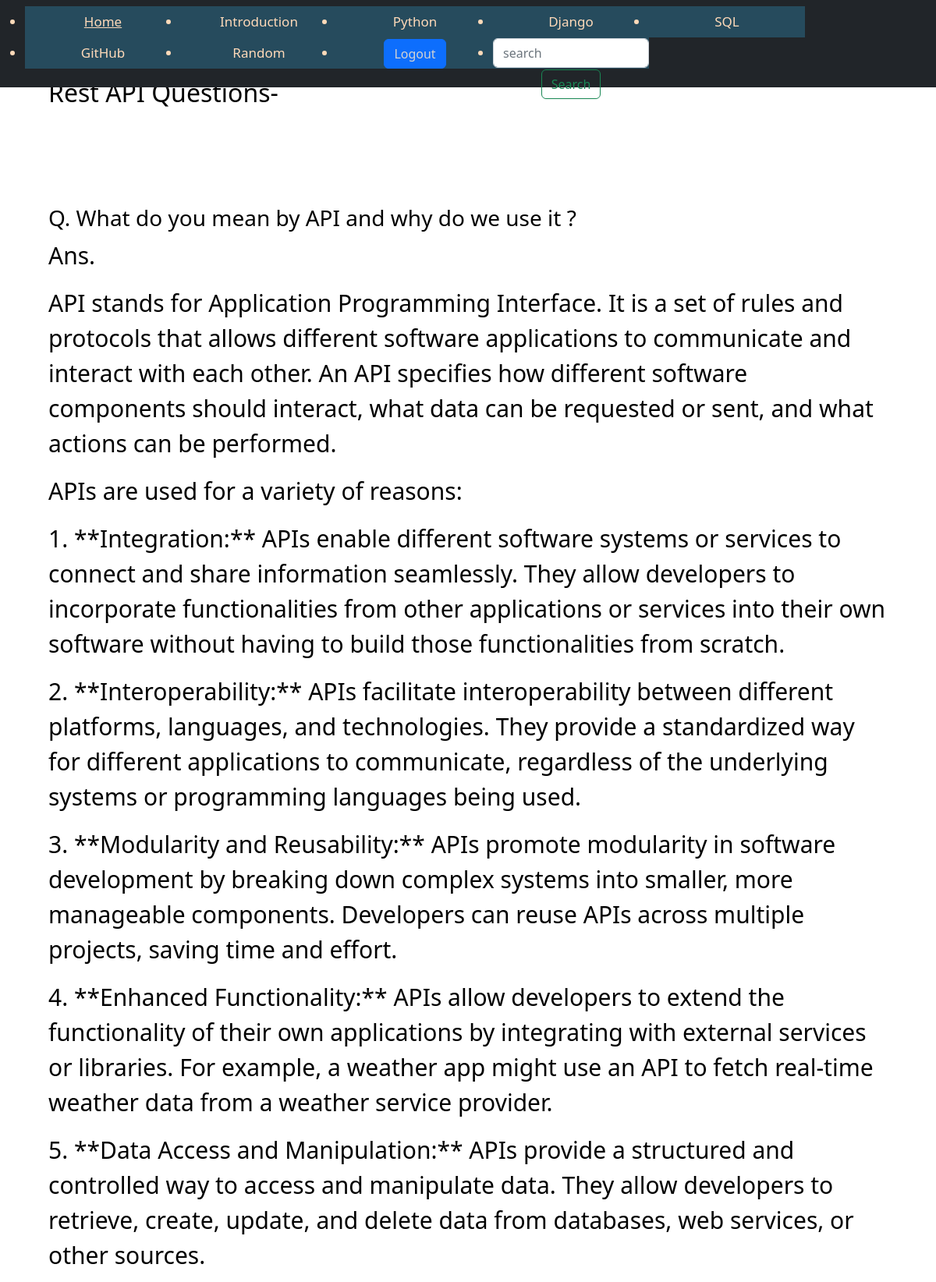
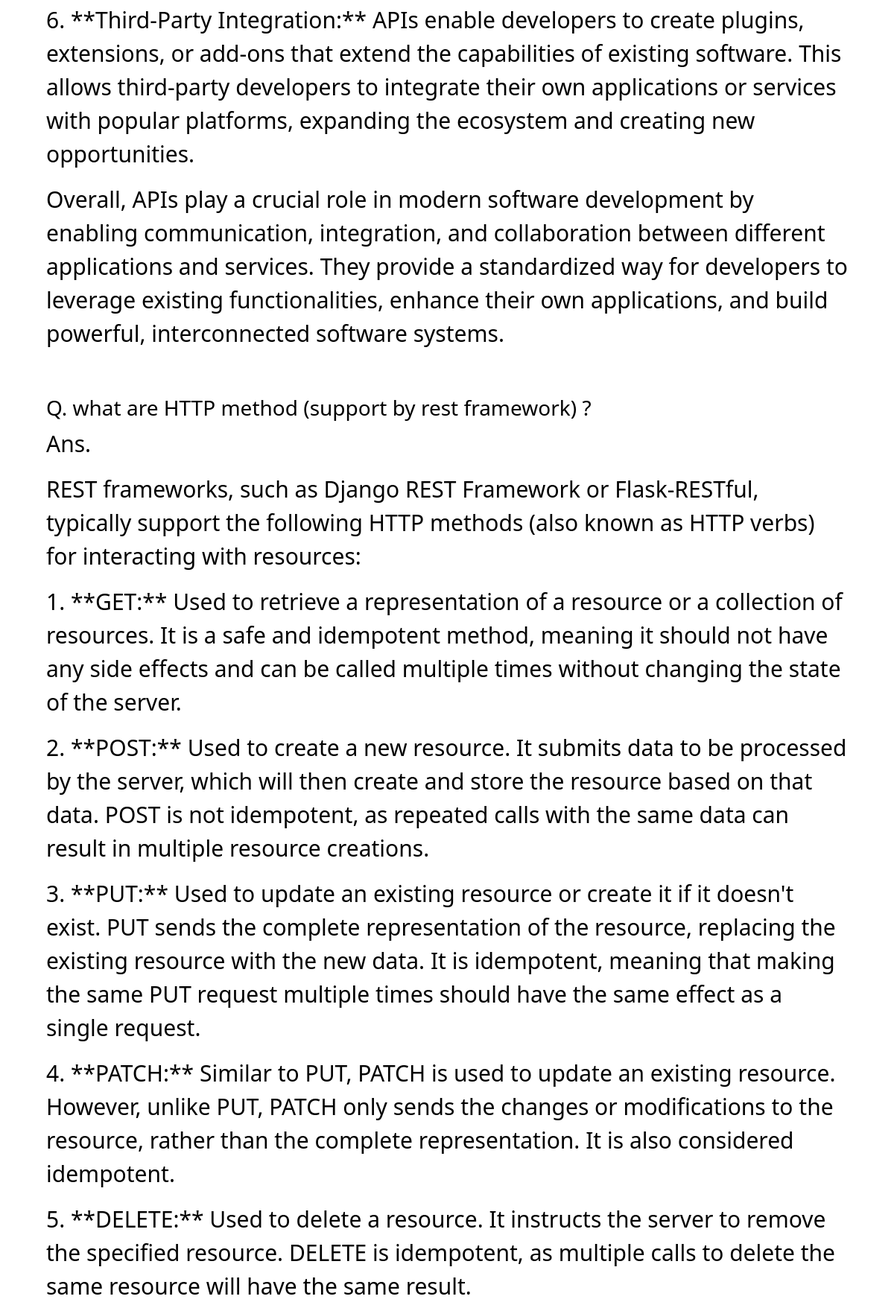
/rest_api_questions/ (upper part), run on the app's committed database (2 pictures, top to bottom).
### main/models.py (models this page shows)
class InterviewQuestions(models.Model):
    interview_question_type = models.ForeignKey(InterviewQuestionType, on_delete=models.CASCADE)
    question = models.TextField(max_length=255, blank=True)
    img = models.ImageField(upload_to="productImages", blank=True)
    answer = models.TextField()

### main/views.py (the view)
# urls.py: path('rest_api_questions/', rest_api_questions, name="rest_api_questions"),
def rest_api_questions(request):
    questions = InterviewQuestions.objects.filter(interview_question_type__type__icontains="Rest api")
    return render(request, 'main/rest_api.html', {"questions": questions})

### main/templates/main/rest_api.html (shortened to what this page needs)
<!doctype html>
<html lang="en">
<head>
</head>
<body>
{% include 'main/nav.html' %}
 <div class="container">
  <div class="right-section">
     <h2 style="margin-bottom: 80px">Rest API Questions-</h2>
      {% for quest in questions %}
     <br><h3>Q. {{ quest.question }}</h3>
     <p>Ans.{% if quest.img %} <img src="{{ quest.img.url }}" style="width: 900px; height: 600px" alt=""> {% endif %}{{ quest.answer|linebreaks }}</p>
      {% endfor %}
  </div>
</div>
</body>
</html>

### main/templates/main/rest_api.html (style rules this page uses)
.container { display: flex; width: 100%; height: 100%; }
.right-section { font-size: 30px; padding-left: 20px; padding-right: 20px; padding-top: 100px; color: black; }

### data on the page
InterviewQuestions: question "What do you mean by API and why do we use it ?", answer "API stands for Application Programming Interface. It is a set of rules and protocols that allows different software applications to communicate and interact with each other. An API specifies how different software components should interact, what data can be requested or sent, and what actions can be performed. APIs are used for a variety of reasons: 1. **Integration:** APIs enable different software systems or services to connect and share information seamlessly. They allow developers to incorporate functionalities from other applications or services into their own software without having to build those functionalities from scratch. 2. **Interoperability:** APIs facilitate interoperability…"
InterviewQuestions: question "what are HTTP method (support by rest framework) ?", answer "REST frameworks, such as Django REST Framework or Flask-RESTful, typically support the following HTTP methods (also known as HTTP verbs) for interacting with resources: 1. **GET:** Used to retrieve a representation of a resource or a collection of resources. It is a safe and idempotent method, meaning it should not have any side effects and can be called multiple times without changing the state of the server. 2. **POST:** Used to create a new resource. It submits data to be processed by the server, which will then create and store the resource based on that data. POST is not idempotent, as repeated calls with the same data can result in multiple resource creations. 3. **PUT:** Used to…"
